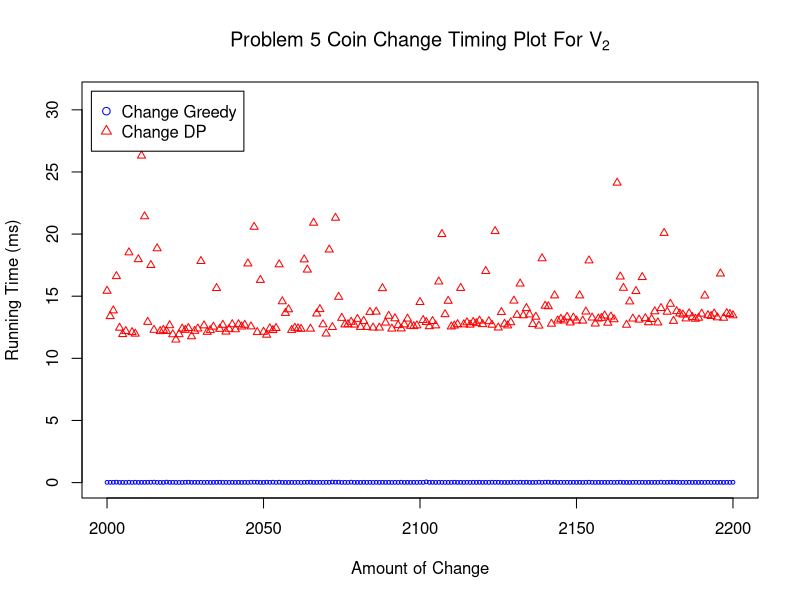
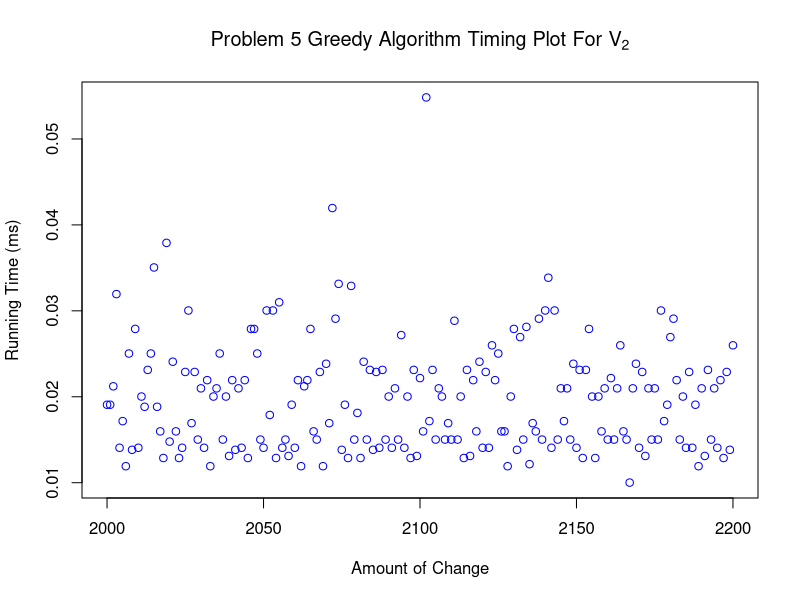
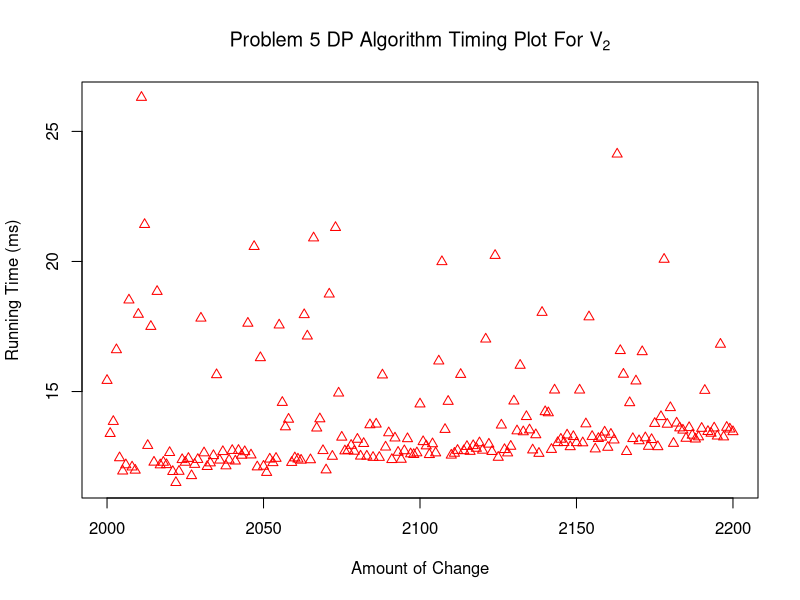

These figures' R source, in order:
data <- read.csv(file="timing5_2.csv",head=TRUE,sep=",")

y1 = data$timing[data$algorithm=="changegreedy"]
y2 = data$timing[data$algorithm=="changedp"]

df <- data.frame(y1, y2, x = data$size[data$algorithm=="changedp"])

plot(y1 ~ x, data=df, type="p", pch=1, cex=0.5, col="blue", xlim=c(2000, 2200), ylim=c(0, 31), main=expression("Problem 5 Coin Change Timing Plot For V"[2]), xlab="Amount of Change", ylab="Running Time (ms)")

lines(y2 ~ x, data=df, type="p", pch=2, cex=0.8, col="red")

legend(1995, 31.5, c("Change Greedy", "Change DP"), pch=c(1,2), col=c("blue","red"))

dev.copy(png, 'time2_2.png')
dev.off()

plot(y1 ~ x, data=df, type="p", pch=1, cex=1, col="blue", xlim=c(2000, 2200), main=expression("Problem 5 Greedy Algorithm Timing Plot For V"[2]), xlab="Amount of Change", ylab="Running Time (ms)")
dev.copy(png, 'time2_2greedy.png')
dev.off()

plot(y2 ~ x, data=df, type="p", pch=2, cex=1, col="red", xlim=c(2000, 2200), main=expression("Problem 5 DP Algorithm Timing Plot For V"[2]), xlab="Amount of Change", ylab="Running Time (ms)")
dev.copy(png, 'time2_2dp.png')
dev.off()